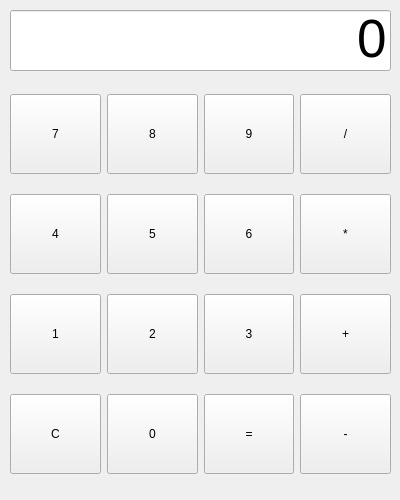
<?xml version="1.0" encoding="UTF-8"?>
<ui version="4.0">
 <class>Form</class>
 <widget class="QWidget" name="Form">
  <property name="geometry">
   <rect>
    <x>0</x>
    <y>0</y>
    <width>400</width>
    <height>500</height>
   </rect>
  </property>
  <property name="windowTitle">
   <string>Form</string>
  </property>
  <widget class="QWidget" name="verticalLayoutWidget">
   <property name="geometry">
    <rect>
     <x>10</x>
     <y>10</y>
     <width>381</width>
     <height>61</height>
    </rect>
   </property>
   <layout class="QVBoxLayout" name="verticalLayout">
    <item>
     <widget class="QLineEdit" name="le_view">
      <property name="font">
       <font>
        <pointsize>40</pointsize>
       </font>
      </property>
      <property name="text">
       <string>0</string>
      </property>
      <property name="alignment">
       <set>Qt::AlignBottom|Qt::AlignRight|Qt::AlignTrailing</set>
      </property>
     </widget>
    </item>
   </layout>
  </widget>
  <widget class="QWidget" name="gridLayoutWidget">
   <property name="geometry">
    <rect>
     <x>10</x>
     <y>80</y>
     <width>381</width>
     <height>411</height>
    </rect>
   </property>
   <layout class="QGridLayout" name="gridLayout">
    <item row="0" column="0">
     <widget class="QPushButton" name="btn_number7">
      <property name="minimumSize">
       <size>
        <width>0</width>
        <height>80</height>
       </size>
      </property>
      <property name="text">
       <string>7</string>
      </property>
     </widget>
    </item>
    <item row="0" column="1">
     <widget class="QPushButton" name="btn_number8">
      <property name="minimumSize">
       <size>
        <width>0</width>
        <height>80</height>
       </size>
      </property>
      <property name="text">
       <string>8</string>
      </property>
     </widget>
    </item>
    <item row="0" column="3">
     <widget class="QPushButton" name="btn_divide">
      <property name="minimumSize">
       <size>
        <width>0</width>
        <height>80</height>
       </size>
      </property>
      <property name="text">
       <string>/</string>
      </property>
     </widget>
    </item>
    <item row="2" column="0">
     <widget class="QPushButton" name="btn_number1">
      <property name="minimumSize">
       <size>
        <width>0</width>
        <height>80</height>
       </size>
      </property>
      <property name="text">
       <string>1</string>
      </property>
     </widget>
    </item>
    <item row="0" column="2">
     <widget class="QPushButton" name="btn_number9">
      <property name="minimumSize">
       <size>
        <width>0</width>
        <height>80</height>
       </size>
      </property>
      <property name="text">
       <string>9</string>
      </property>
     </widget>
    </item>
    <item row="1" column="0">
     <widget class="QPushButton" name="btn_number4">
      <property name="minimumSize">
       <size>
        <width>0</width>
        <height>80</height>
       </size>
      </property>
      <property name="text">
       <string>4</string>
      </property>
     </widget>
    </item>
    <item row="3" column="0">
     <widget class="QPushButton" name="btn_C">
      <property name="minimumSize">
       <size>
        <width>0</width>
        <height>80</height>
       </size>
      </property>
      <property name="text">
       <string>C</string>
      </property>
     </widget>
    </item>
    <item row="1" column="1">
     <widget class="QPushButton" name="btn_number5">
      <property name="minimumSize">
       <size>
        <width>0</width>
        <height>80</height>
       </size>
      </property>
      <property name="text">
       <string>5</string>
      </property>
     </widget>
    </item>
    <item row="1" column="2">
     <widget class="QPushButton" name="btn_number6">
      <property name="minimumSize">
       <size>
        <width>0</width>
        <height>80</height>
       </size>
      </property>
      <property name="text">
       <string>6</string>
      </property>
     </widget>
    </item>
    <item row="1" column="3">
     <widget class="QPushButton" name="btn_multipy">
      <property name="minimumSize">
       <size>
        <width>0</width>
        <height>80</height>
       </size>
      </property>
      <property name="text">
       <string>*</string>
      </property>
     </widget>
    </item>
    <item row="2" column="1">
     <widget class="QPushButton" name="btn_number2">
      <property name="minimumSize">
       <size>
        <width>0</width>
        <height>80</height>
       </size>
      </property>
      <property name="text">
       <string>2</string>
      </property>
     </widget>
    </item>
    <item row="2" column="2">
     <widget class="QPushButton" name="btn_number3">
      <property name="minimumSize">
       <size>
        <width>0</width>
        <height>80</height>
       </size>
      </property>
      <property name="text">
       <string>3</string>
      </property>
     </widget>
    </item>
    <item row="2" column="3">
     <widget class="QPushButton" name="btn_add">
      <property name="minimumSize">
       <size>
        <width>0</width>
        <height>80</height>
       </size>
      </property>
      <property name="text">
       <string>+</string>
      </property>
     </widget>
    </item>
    <item row="3" column="1">
     <widget class="QPushButton" name="btn_number0">
      <property name="minimumSize">
       <size>
        <width>0</width>
        <height>80</height>
       </size>
      </property>
      <property name="text">
       <string>0</string>
      </property>
     </widget>
    </item>
    <item row="3" column="2">
     <widget class="QPushButton" name="btn_result">
      <property name="minimumSize">
       <size>
        <width>0</width>
        <height>80</height>
       </size>
      </property>
      <property name="text">
       <string>=</string>
      </property>
     </widget>
    </item>
    <item row="3" column="3">
     <widget class="QPushButton" name="btn_minus">
      <property name="minimumSize">
       <size>
        <width>0</width>
        <height>80</height>
       </size>
      </property>
      <property name="text">
       <string>-</string>
      </property>
     </widget>
    </item>
   </layout>
  </widget>
 </widget>
 <resources/>
 <connections/>
</ui>
